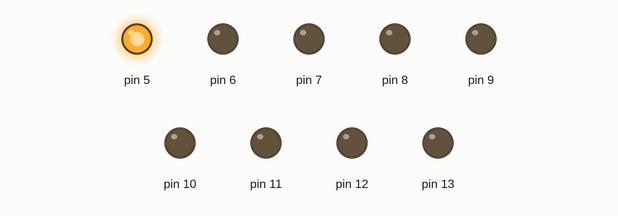
Recording of a sketch running on a simulated Arduino Uno, built with avr-gcc and run on an emulated ATmega328P. On the bench: output pins drawn as LEDs (lit = HIGH).

Above: at 0.5 s.
At 3.5 s:
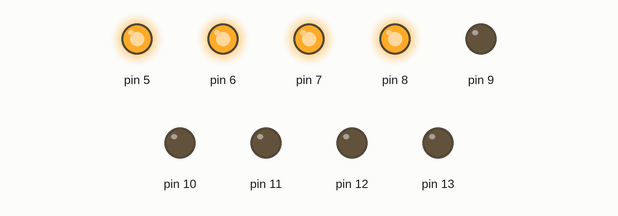
At 6.5 s:
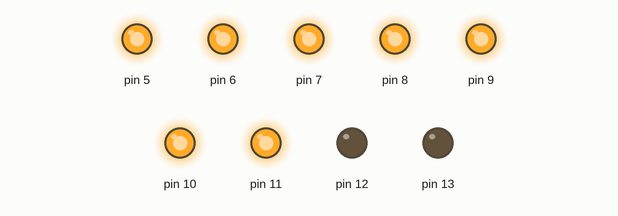
At 11.5 s:
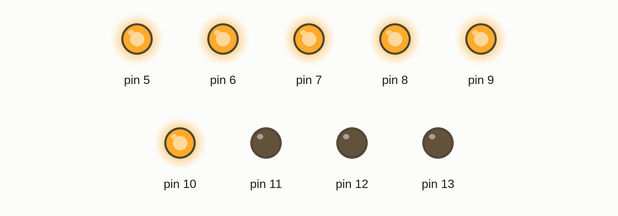
At 17.5 s:
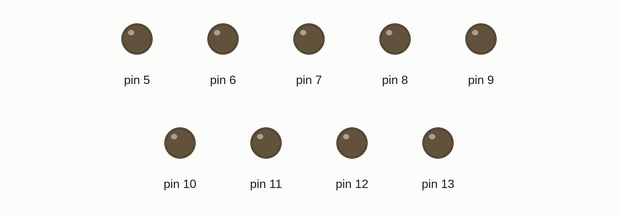
At 22.5 s:
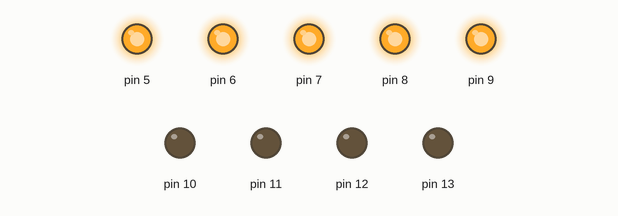
Timing chart, 0 to 23.4 s (numbered marks = the images above):
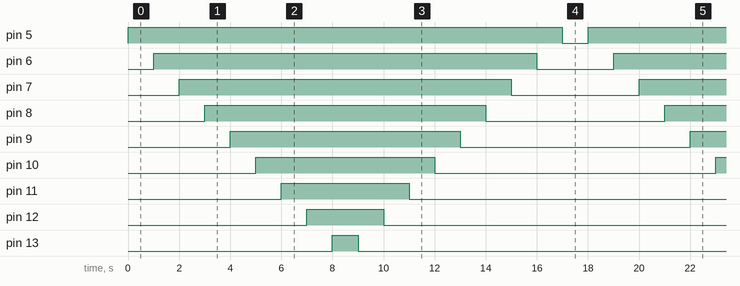

The sketch:

Cligno_Chargement.ino
```cpp
void setup()
{
	int i=0 ;
	for (i=5;i<=13;i++)
	{
		pinMode (i, OUTPUT) ;
	}
}
void loop()
{
	int i =0;
	for (i=5;i<=13;i++)
	{
		digitalWrite (i,HIGH ); // allume
		delay (1000) ;
	}
	for (i=13; i >= 5 ; i--)
	{
		digitalWrite (i,LOW); // eteint
		delay (1000) ;
	}

}
```

Measured:
- by itself, pin 5: alternates HIGH for 17.0 s and LOW for 1.0 s
- by itself, pin 6: alternates HIGH for 15.0 s and LOW for 3.0 s
- by itself, pin 7: alternates HIGH for 13.0 s and LOW for 5.0 s
- by itself, pin 8: alternates HIGH for 11.0 s and LOW for 7.0 s
- by itself, pin 9: alternates HIGH for 9.0 s and LOW for 9.0 s
- by itself, pin 10: alternates HIGH for 7.0 s and LOW for 11.0 s
- by itself, pin 11: alternates HIGH for 5.0 s and LOW for 13.0 s
- by itself, pin 12: alternates HIGH for 3.0 s and LOW for 15.0 s
